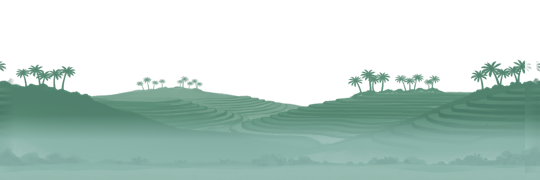
#> input picture scratch/Rice_Field_Layer3_thumb.png, 540 x 180 px
$ python -i test_flush_plat.py   (imports and definitions only)
#> lines starting #> are read from the running program, lines starting #| are printed output that depends on the picture; after the words box and inside, x2 and y2 are one past the last pixel; in counts of white or black regions, pixels touching at a corner belong together
#> further down, picture is the input picture: PIL image 540x180 RGBA; mean R, G, B, A 60.7, 84.4, 76.7, 125.9
import os
import cv2
import numpy as np
from PIL import Image

def isolate_sprite(img_crop, bg_thresh=25):
    """
    Given a cropped region from the AI sprite sheet, cleanly isolates the foreground sprite.
    Uses Otsu threshold on the local crop or background color estimation.
    """
#> called with bg_thresh = 25
    arr = np.array(img_crop.convert("RGBA"), dtype=float)
    rgb = arr[:,:,:3]
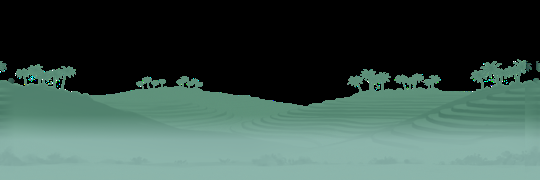
#> rgb: shape (180, 540, 3) float64; mean R, G, B 60.7, 84.4, 76.7
    gray = 0.299 * rgb[:,:,0] + 0.587 * rgb[:,:,1] + 0.114 * rgb[:,:,2]
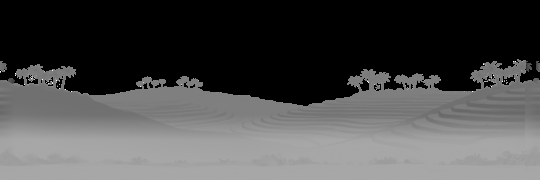
#> gray: shape (180, 540) float64; min 0, max 255, mean 76.4

    # Estimate background from corners
    h, w = gray.shape
#> h = 180; w = 540
    corners = [gray[0,0], gray[0,-1], gray[-1,0], gray[-1,-1]]
#> corners = [0, 0, 166.6, 167.3]
    bg_val = np.median(corners)
#> bg_val = 83.3

    # Foreground mask
    diff = np.abs(gray - bg_val)
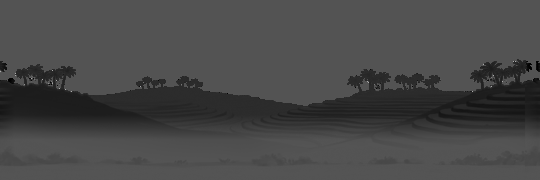
#> diff: shape (180, 540) float64; min 0.0615, max 171.7, mean 72
    # Color distance
    bg_rgb = np.median([rgb[0,0], rgb[0,-1], rgb[-1,0], rgb[-1,-1]], axis=0)
#> bg_rgb = [69.5, 90, 85]
    color_dist = np.linalg.norm(rgb - bg_rgb, axis=2)
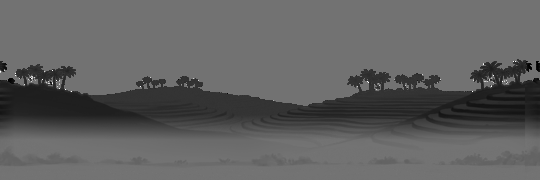
#> color_dist: shape (180, 540) float64; min 12.66, max 300.9, mean 122.1; drawn with min black and max white

    mask = (color_dist > 18.0) | (diff > 16.0)
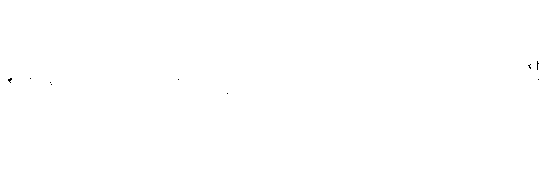
#> mask: shape (180, 540) bool; 100% white; black in thin lines or dots, all inside (x1, y1, x2, y2) = (8, 61, 539, 94)
    # Morphological cleanup
    mask_u8 = (mask * 255).astype(np.uint8)
    kernel = cv2.getStructuringElement(cv2.MORPH_ELLIPSE, (3, 3))
    mask_clean = cv2.morphologyEx(mask_u8, cv2.MORPH_CLOSE, kernel)
#> mask_clean: shape (180, 540); 100% white; black in thin lines or dots, all inside (x1, y1, x2, y2) = (8, 78, 12, 82)

    # Smooth alpha edge
    alpha = cv2.GaussianBlur(mask_clean.astype(float), (3, 3), 0.5)
    arr[:,:,3] = np.clip(alpha, 0, 255)

    return Image.fromarray(arr.astype(np.uint8))

# [46 lines left out: functions crop_solid_box, create_flush_platform, not called in this run]

# [1 line not run here, left out]

>>> from PIL import Image
>>> picture = Image.open('Rice_Field_Layer3_thumb.png')
>>> result = isolate_sprite(picture)

$ run again, on scratch/bak_l1_thumb.png
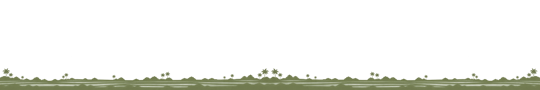
#> input picture scratch/bak_l1_thumb.png, 540 x 90 px
#> picture is the input picture: PIL image 540x90 RGBA; mean R, G, B, A 17.1, 18.5, 12.4, 30.6
#> in isolate_sprite, `gray = 0.299 * rgb[:,:,0] + 0.587 * rgb[:,:,1] + 0.114 * rgb[:,:,2]`:
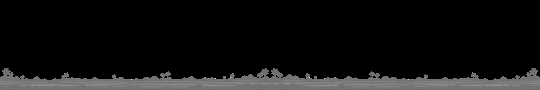
#> gray: shape (90, 540) float64; min 0, max 225.9, mean 17.4
#> corners = [0, 0, 112.9, 112.9]
#> bg_val = 56.47
#> in isolate_sprite, `diff = np.abs(gray - bg_val)`:
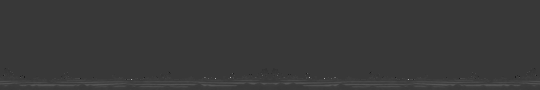
#> diff: shape (90, 540) float64; min 28.53, max 169.5, mean 57.5
#> bg_rgb = [56, 60, 39.5]
#> mask: shape (90, 540) bool; every value is 1
#> mask_u8: shape (90, 540); every value is 255
#> alpha: shape (90, 540) float64; every value is 255
